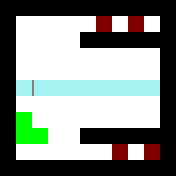

Rendered tile map (Tiled .tmx) drawn with the repository's tilesets; below, a short description and the full map source, tile grids included:
An orthogonal 11x11 tile map with 16x16 px tiles, 3 tile layers (Layer1, Layer2, Layer3).

<map version="1.0" orientation="orthogonal" renderorder="right-down" width="11" height="11" tilewidth="16" tileheight="16" nextobjectid="1">
 <tileset firstgid="1" source="../Tiles.tsx" />
 <layer name="Layer1" width="11" height="11">
  <data encoding="csv">
1,1,1,1,1,1,1,1,1,1,1,
1,5,5,5,5,5,5,5,5,5,1,
1,5,5,5,5,1,1,1,1,1,1,
1,5,5,5,5,5,5,5,5,5,1,
1,5,5,5,5,5,5,5,5,5,1,
1,13,13,13,13,13,13,13,13,13,1,
1,5,5,5,5,5,5,5,5,5,1,
1,5,5,5,5,5,5,5,5,5,1,
1,5,5,5,5,1,1,1,1,1,1,
1,5,5,5,5,5,5,5,5,5,1,
1,1,1,1,1,1,1,1,1,1,1
</data>
 </layer>
 <layer name="Layer2" width="11" height="11">
  <data encoding="csv">
0,0,0,0,0,0,0,0,0,0,0,
0,0,0,0,0,0,3,0,3,0,0,
0,0,0,0,0,0,0,0,0,0,0,
0,0,0,0,0,0,0,0,0,0,0,
0,0,0,0,0,0,0,0,0,0,0,
0,0,0,0,0,0,0,0,0,0,0,
0,0,0,0,0,0,0,0,0,0,0,
0,4,0,0,0,0,0,0,0,0,0,
0,4,4,0,0,0,0,0,0,0,0,
0,0,0,0,0,0,0,3,0,3,0,
0,0,0,0,0,0,0,0,0,0,0
</data>
 </layer>
 <layer name="Layer3" width="11" height="11">
  <data encoding="csv">
0,0,0,0,0,0,0,0,0,0,0,
0,0,0,0,0,0,0,0,0,0,0,
0,0,0,0,0,0,0,0,0,0,0,
0,0,0,0,0,0,0,0,0,0,0,
0,0,0,0,0,0,0,0,0,0,0,
0,0,10,0,0,0,0,0,0,0,0,
0,0,0,0,0,0,0,0,0,0,0,
0,0,0,0,0,0,0,0,0,0,0,
0,0,0,0,0,0,0,0,0,0,0,
0,0,0,0,0,0,0,0,0,0,0,
0,0,0,0,0,0,0,0,0,0,0
</data>
 </layer>
</map>
